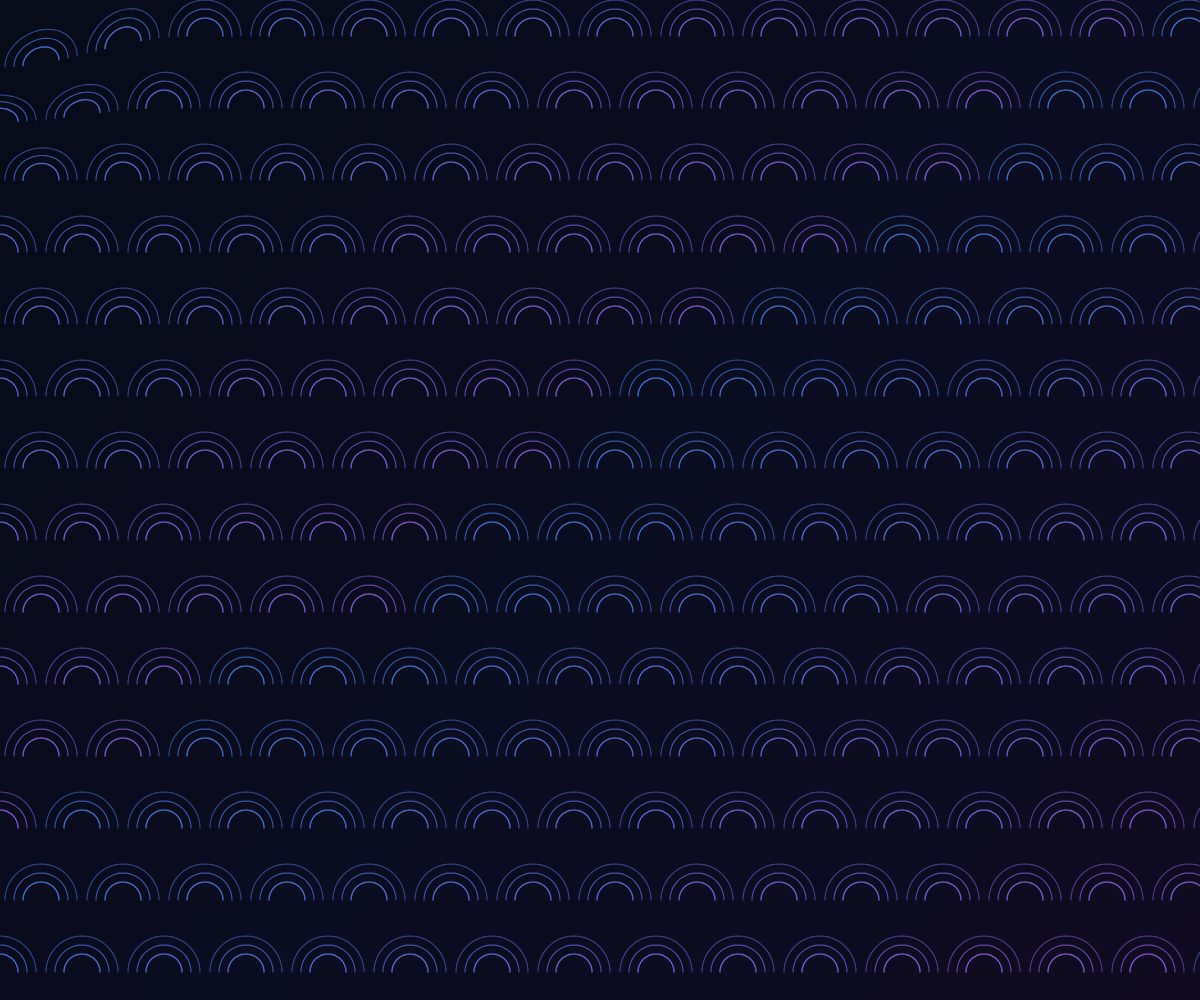
Frame 1 (no input)
Frame 60 (no input): identical to frame 1, image omitted
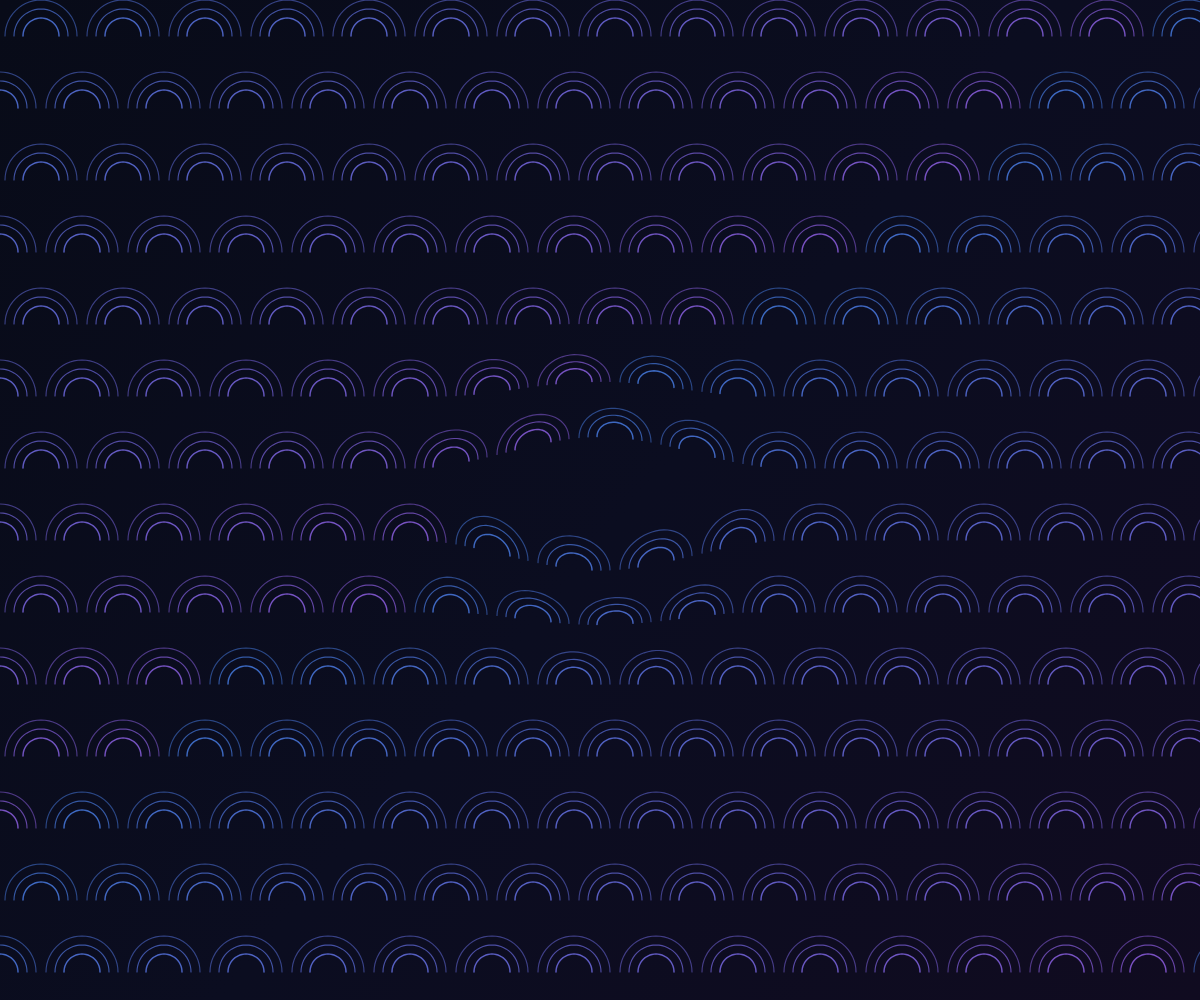
Frame 120 (the mouse pressed at the canvas centre since frame 60)

The p5.js sketch that drew these frames (run headless with seeded random() and noise() and a simulated clock; from frame 60 on, the mouse is pressed at the canvas centre):

// p5.js sketch
// ── sketch.js
const cellWidth = 82;
const cellHeight = 72;
const arcRadii = [18, 27, 36];
const influenceRadius = 190;

let pointer = { x: -1000, y: -1000 };
let palette;

function setup() {
  createCanvas(windowWidth, windowHeight);
  pixelDensity(Math.min(window.devicePixelRatio || 1, 2));
  noFill();
  palette = [
    color("#4f8dff"),
    color("#a36bff")
  ];
}

function draw() {
  drawBackground();

  const columns = Math.ceil(width / cellWidth) + 2;
  const rows = Math.ceil(height / cellHeight) + 2;
  const startX = -cellWidth;
  const startY = -cellHeight;

  for (let row = 0; row < rows; row += 1) {
    const offset = row % 2 === 0 ? 0 : cellWidth / 2;
    const centerY = startY + row * cellHeight + cellHeight / 2;

    for (let column = 0; column < columns; column += 1) {
      const centerX = startX + column * cellWidth + offset;
      const blend = (column / Math.max(columns - 1, 1) + row * 0.075) % 1;
      const strokeColor = lerpColor(
        palette[0],
        palette[1],
        blend
      );

      for (let layer = 0; layer < arcRadii.length; layer += 1) {
        const radius = arcRadii[layer];
        const alpha = 185 - layer * 34;
        stroke(red(strokeColor), green(strokeColor), blue(strokeColor), alpha);
        strokeWeight(layer === 0 ? 1.45 : 1.15);
        drawArc(centerX, centerY, radius);
      }
    }
  }
}

function drawArc(centerX, centerY, radius) {
  beginShape();
  for (let step = 0; step <= 28; step += 1) {
    const angle = Math.PI + (Math.PI * step) / 28;
    const x = centerX + Math.cos(angle) * radius;
    const y = centerY + Math.sin(angle) * radius;
    const distance = dist(x, y, pointer.x, pointer.y);
    const falloff = Math.max(0, 1 - distance / influenceRadius);
    const smoothFalloff = falloff * falloff * (3 - 2 * falloff);
    const direction = y < pointer.y ? -1 : 1;
    const displacement = direction * smoothFalloff * 34;

    vertex(x, y + displacement);
  }
  endShape();
}

function drawBackground() {
  const context = drawingContext;
  const gradient = context.createLinearGradient(0, 0, width, height);
  gradient.addColorStop(0, "#080b18");
  gradient.addColorStop(0.52, "#0b0d20");
  gradient.addColorStop(1, "#100b20");
  context.fillStyle = gradient;
  context.fillRect(0, 0, width, height);
}

function mouseMoved() {
  pointer.x = mouseX;
  pointer.y = mouseY;
}

function touchMoved() {
  pointer.x = touchX;
  pointer.y = touchY;
  return false;
}

function windowResized() {
  resizeCanvas(windowWidth, windowHeight);
}

// ── style.css
html,
body {
    width: 100%;
    height: 100%;
    margin: 0;
    overflow: hidden;
    background: #080b18;
}

canvas {
    position: fixed;
    inset: 0;
    display: block;
}
